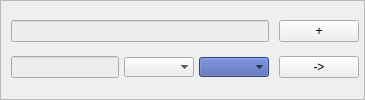
            <widget class="QFrame" name="frame_5">
             <property name="styleSheet">
              <string notr="true"/>
             </property>
             <property name="frameShape">
              <enum>QFrame::StyledPanel</enum>
             </property>
             <property name="frameShadow">
              <enum>QFrame::Raised</enum>
             </property>
             <property name="info" stdset="0">
              <bool>true</bool>
             </property>
             <layout class="QHBoxLayout" name="horizontalLayout_53" stretch="15,1">
              <property name="spacing">
               <number>5</number>
              </property>
              <property name="sizeConstraint">
               <enum>QLayout::SetMinimumSize</enum>
              </property>
              <property name="leftMargin">
               <number>5</number>
              </property>
              <property name="topMargin">
               <number>5</number>
              </property>
              <property name="rightMargin">
               <number>5</number>
              </property>
              <property name="bottomMargin">
               <number>5</number>
              </property>
              <item>
               <widget class="QWidget" name="info_5" native="true">
                <layout class="QVBoxLayout" name="verticalLayout_13" stretch="0,0">
                 <property name="spacing">
                  <number>5</number>
                 </property>
                 <property name="leftMargin">
                  <number>5</number>
                 </property>
                 <property name="topMargin">
                  <number>5</number>
                 </property>
                 <property name="rightMargin">
                  <number>5</number>
                 </property>
                 <property name="bottomMargin">
                  <number>5</number>
                 </property>
                 <item>
                  <widget class="QLineEdit" name="title_5">
                   <property name="styleSheet">
                    <string notr="true">background-color:#ececec;</string>
                   </property>
                   <property name="readOnly">
                    <bool>true</bool>
                   </property>
                   <property name="noborder" stdset="0">
                    <bool>true</bool>
                   </property>
                   <property name="title" stdset="0">
                    <bool>true</bool>
                   </property>
                  </widget>
                 </item>
                 <item>
                  <layout class="QHBoxLayout" name="dau_5">
                   <item>
                    <widget class="QLineEdit" name="date_5">
                     <property name="styleSheet">
                      <string notr="true">background-color: #ececec;</string>
                     </property>
                     <property name="frame">
                      <bool>true</bool>
                     </property>
                     <property name="readOnly">
                      <bool>true</bool>
                     </property>
                     <property name="noborder" stdset="0">
                      <bool>true</bool>
                     </property>
                    </widget>
                   </item>
                   <item>
                    <widget class="QComboBox" name="author_5">
                     <property name="mouseTracking">
                      <bool>false</bool>
                     </property>
                     <property name="focusPolicy">
                      <enum>Qt::NoFocus</enum>
                     </property>
                     <property name="styleSheet">
                      <string notr="true">background-color: #ececec;</string>
                     </property>
                     <property name="maxVisibleItems">
                      <number>5</number>
                     </property>
                     <property name="frame">
                      <bool>false</bool>
                     </property>
                     <property name="readOnly" stdset="0">
                      <bool>true</bool>
                     </property>
                     <property name="noborder" stdset="0">
                      <bool>true</bool>
                     </property>
                    </widget>
                   </item>
                   <item>
                    <widget class="QComboBox" name="url_5">
                     <property name="mouseTracking">
                      <bool>false</bool>
                     </property>
                     <property name="focusPolicy">
                      <enum>Qt::NoFocus</enum>
                     </property>
                     <property name="contextMenuPolicy">
                      <enum>Qt::DefaultContextMenu</enum>
                     </property>
                     <property name="styleSheet">
                      <string notr="true">background-color: rgb(69, 92, 168);</string>
                     </property>
                     <property name="maxVisibleItems">
                      <number>5</number>
                     </property>
                     <property name="sizeAdjustPolicy">
                      <enum>QComboBox::AdjustToContentsOnFirstShow</enum>
                     </property>
                     <property name="minimumContentsLength">
                      <number>0</number>
                     </property>
                     <property name="frame">
                      <bool>false</bool>
                     </property>
                     <property name="noborder" stdset="0">
                      <bool>true</bool>
                     </property>
                     <property name="readOnly" stdset="0">
                      <bool>true</bool>
                     </property>
                    </widget>
                   </item>
                  </layout>
                 </item>
                </layout>
               </widget>
              </item>
              <item>
               <layout class="QVBoxLayout" name="button_layout_5">
                <property name="spacing">
                 <number>0</number>
                </property>
                <item>
                 <widget class="QPushButton" name="buttonAdd_5">
                  <property name="text">
                   <string>+</string>
                  </property>
                  <property name="red" stdset="0">
                   <bool>true</bool>
                  </property>
                 </widget>
                </item>
                <item>
                 <widget class="QPushButton" name="buttonGo_5">
                  <property name="text">
                   <string>-&gt;</string>
                  </property>
                  <property name="green" stdset="0">
                   <bool>true</bool>
                  </property>
                 </widget>
                </item>
               </layout>
              </item>
             </layout>
            </widget>
